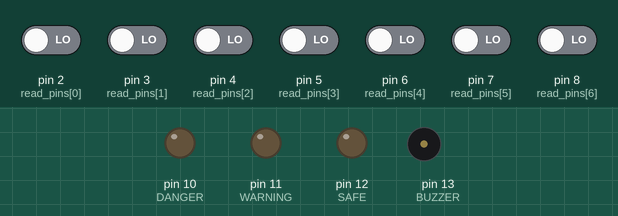
The sketch below on a simulated Arduino Uno, built with avr-gcc and run on an emulated ATmega328P. Shown: output pins drawn as LEDs (lit = HIGH), buzzer (waves = sounding, pin HIGH). Inputs (shaded band) come from the test bench; at power-on: pin 2 (read_pins[0]), pin 3 (read_pins[1]), pin 4 (read_pins[2]), pin 5 (read_pins[3]), pin 6 (read_pins[4]), pin 7 (read_pins[5]), pin 8 (read_pins[6]) LOW. What the sketch prints to the serial monitor is not drawn.

Above: at 1.2 s.
1.3 s: pin 2 (read_pins[0]) driven HIGH
At 2.0 s:
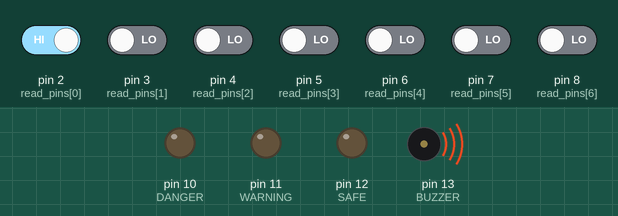
Timing chart, 0 to 4.3 s (numbered marks = the images above; inputs shaded):
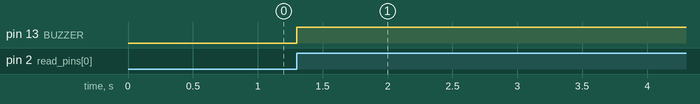

Measured:
- after the input at 1.3 s, pin 13 (BUZZER): LOW → HIGH at once

The sketch:

sketch_jul18a.ino
```cpp
#define DANGER 10
#define WARNING 11
#define SAFE 12
#define BUZZER 13
int read_pins[7] = {2, 3, 4, 5, 6, 7, 8};

void _blink(int read_val);
void _beep(int read_val);

void setup() {
  // put your setup code here, to run once:
  Serial.begin(9600);

  for (int i = 0; i < 7 ; i++) {
    pinMode(read_pins[i], INPUT);
  }

  pinMode(DANGER, OUTPUT);
  pinMode(WARNING, OUTPUT);
  pinMode(SAFE, OUTPUT);
  pinMode(BUZZER, OUTPUT);


}

void loop() {
  // put your main code here, to run repeatedly:
  int read_val;
  for (int i = 0; i < 7; i++) {
    read_val = digitalRead(read_pins[i]);
    if(read_val == 1){
        read_val = i * 100;
      }
    else if(read_val == 0){
      continue;
      }
    Serial.print(read_val);
    Serial.print("\n");
    _blink(read_val);
    _beep(read_val);
  }
}


void _blink(int read_val) {

  int time_count, time_count1;
  int pin;
  if (read_val >= 0 && read_val <= 200) {
    time_count = 500;
    time_count1 = 1500;
    pin = SAFE;
  }
  else if ( read_val >= 300 && read_val <= 400) {
    time_count = 500;
    time_count1 = time_count;
    pin = WARNING;
  }
  else {
    time_count = 1500;
    time_count = 250;
    pin = DANGER;
  }


  long _time = millis();
  while (millis() - _time == time_count) {
    digitalWrite(pin, HIGH);
  }
  while (millis() - _time == time_count) {
    digitalWrite(pin, LOW);
  }
}

void _beep(int read_val) {
  int time_count, time_count1;
  if ( read_val >= 300 && read_val <= 400) {
    time_count = 500;
    time_count1 = time_count;
  }
  else if (read_val > 400) {
    time_count = 1500;
    time_count = 250;
  }

  long _time = millis();
  while (millis() - _time == time_count) {
    digitalWrite(BUZZER, HIGH);
  }
  while (millis() - _time == time_count) {
    digitalWrite(BUZZER, LOW);
  }

}
```
